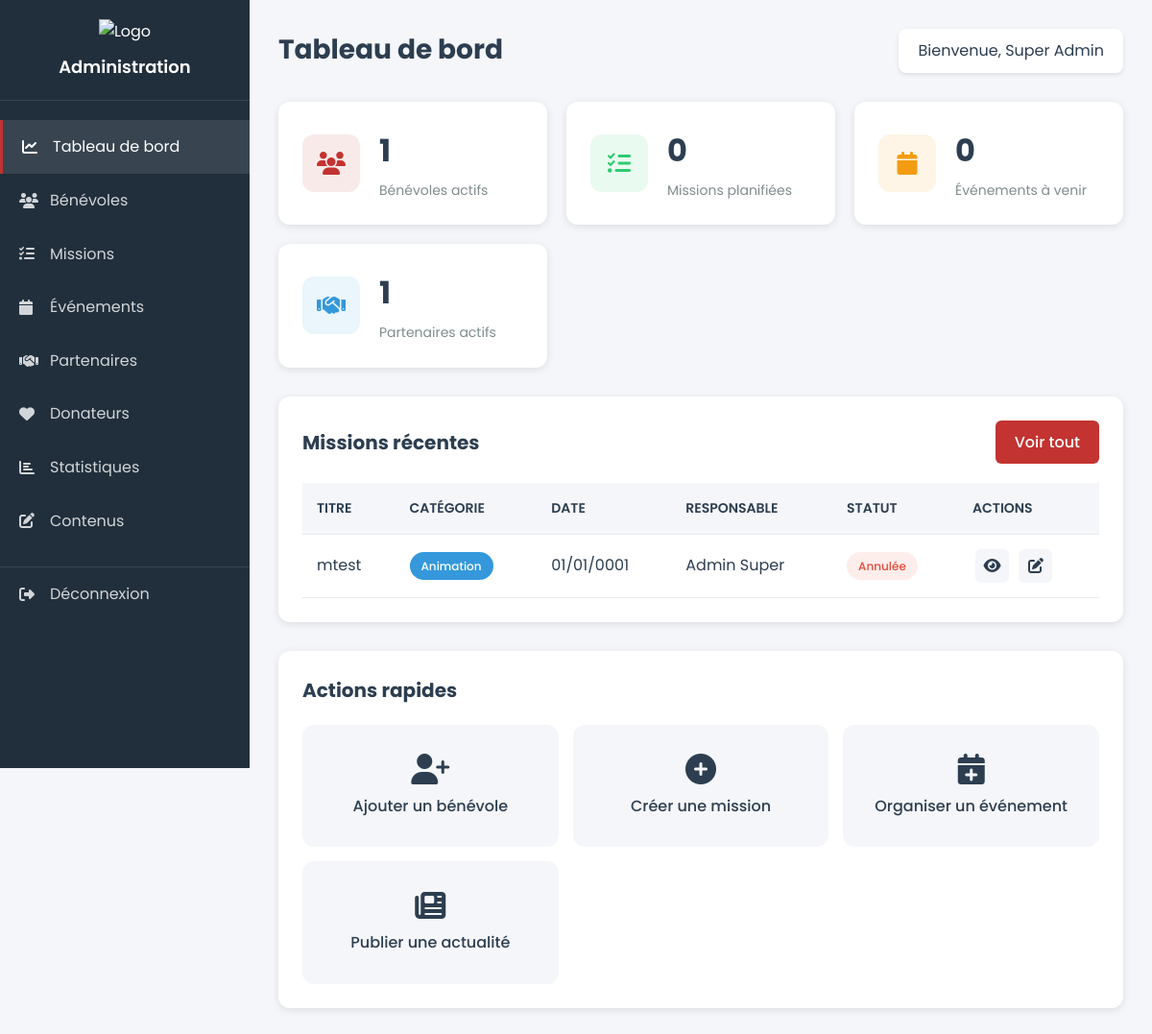
The page /admin/dashboard.php (signed in) on the database as committed earlier.
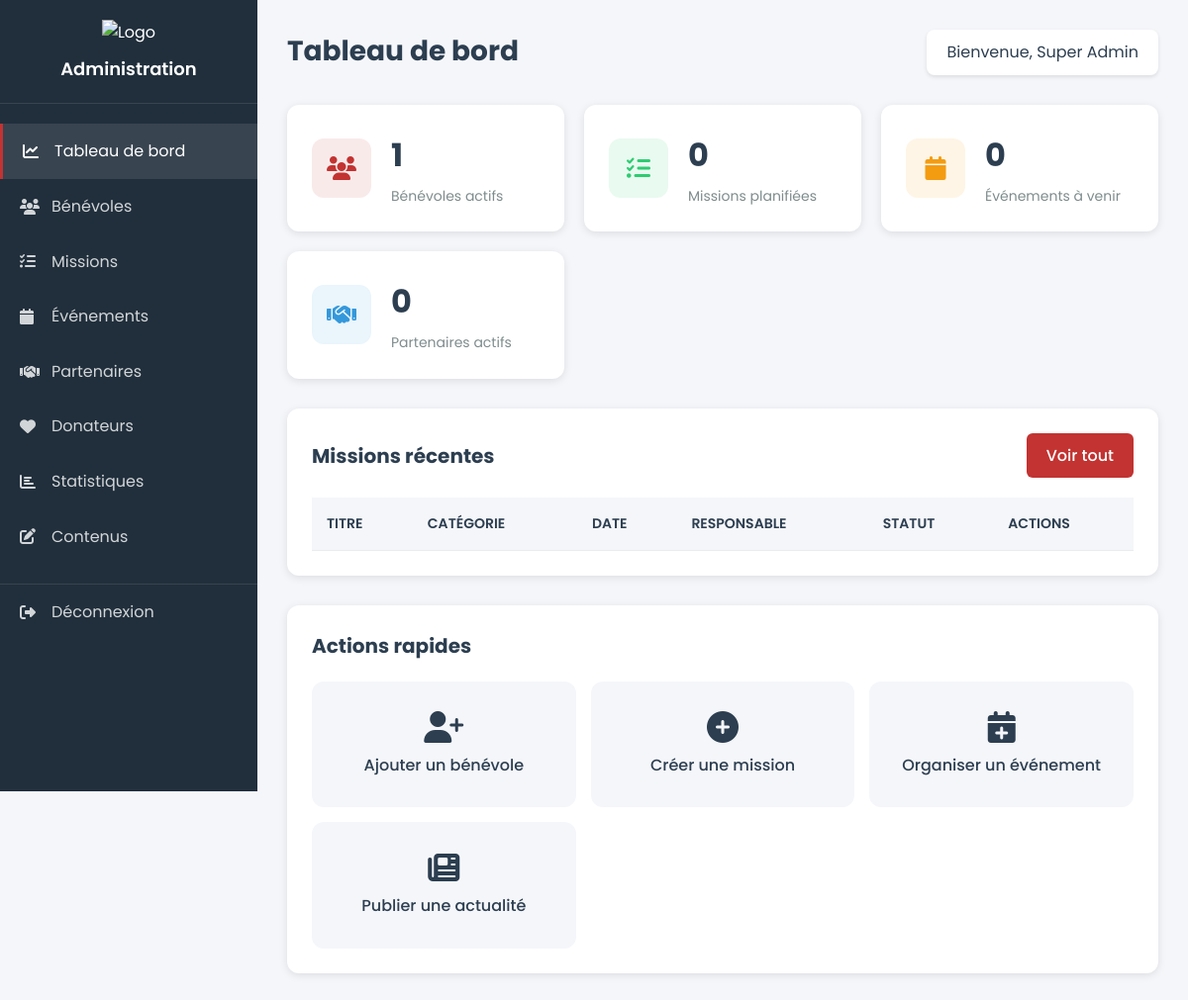
The same page on the database as committed later.
### tables this page shows
CREATE TABLE MISSIONS (
        IDMission INTEGER PRIMARY KEY AUTOINCREMENT,
        Titre TEXT NOT NULL,
        Description TEXT,
        DateMission DATE NOT NULL,
        HeureMission TIME NOT NULL,
        Lieu TEXT NOT NULL,
        NbBenevolesAttendu INTEGER DEFAULT 1,
        Statut TEXT DEFAULT 'Planifiée',
        DateCreation DATETIME DEFAULT CURRENT_TIMESTAMP,
        IDCategorie INTEGER NOT NULL,
        IDResponsable INTEGER NOT NULL,
        FOREIGN KEY (IDCategorie) REFERENCES CATEGORIE(IDCategorie),
        FOREIGN KEY (IDResponsable) REFERENCES RESPONSABLE(IDUtilisateur)
    );

CREATE TABLE CATEGORIE (
        IDCategorie INTEGER PRIMARY KEY AUTOINCREMENT,
        NomCategorie TEXT NOT NULL UNIQUE,
        Couleur TEXT DEFAULT '#3498db'
    );

### admin/dashboard.php (the view, shortened to what the changed rows need)
<?php
try {
    $db = new PDO('sqlite:' . __DIR__ . '/../database/arme_du_salut.db');
    $db->setAttribute(PDO::ATTR_ERRMODE, PDO::ERRMODE_EXCEPTION);
} catch(PDOException $e) {
    die('Erreur de connexion : ' . $e->getMessage());
}
$stats = [];
$stmt = $db->query("SELECT COUNT(*) as total FROM BENEVOLES WHERE Actif = 1");
$stats['benevoles_actifs'] = $stmt->fetch(PDO::FETCH_ASSOC)['total'];
$stmt = $db->query("SELECT COUNT(*) as total FROM MISSIONS WHERE Statut = 'Planifiée'");
$stats['missions_planifiees'] = $stmt->fetch(PDO::FETCH_ASSOC)['total'];
$stmt = $db->query("SELECT COUNT(*) as total FROM EVENEMENT WHERE DateEvenement >= date('now')");
$stats['evenements_avenir'] = $stmt->fetch(PDO::FETCH_ASSOC)['total'];
$stmt = $db->query("SELECT COUNT(*) as total FROM PARTENAIRE WHERE Actif = 1");
$stats['partenaires_actifs'] = $stmt->fetch(PDO::FETCH_ASSOC)['total'];
$stmt = $db->query("
    SELECT m.*, c.NomCategorie, u.Nom || ' ' || u.Prenom as Responsable
    FROM MISSIONS m
    LEFT JOIN CATEGORIE c ON m.IDCategorie = c.IDCategorie
    LEFT JOIN UTILISATEUR u ON m.IDResponsable = u.IDUtilisateur
    ORDER BY m.DateCreation DESC
    LIMIT 5
");
$missions_recentes = $stmt->fetchAll(PDO::FETCH_ASSOC);
include __DIR__ . '/components/admin_header.php';
?>
    <div class="admin-container">
        <div class="admin-content">
            <div class="content-header">
                <h1>Tableau de bord</h1>
            </div>
            <div class="stats-grid">
                <div class="stat-card stat-info">
                    <div class="stat-details">
                        <h3><?php echo $stats['partenaires_actifs']; ?></h3>
                        <p>Partenaires actifs</p>
                    </div>
                </div>
            </div>
            <div class="content-section">
                <div class="section-header">
                    <h2>Missions récentes</h2>
                </div>
                <div class="table-responsive">
                    <table class="admin-table">
                        <thead>
                        <tr>
                            <th>Titre</th>
                            <th>Catégorie</th>
                            <th>Date</th>
                            <th>Responsable</th>
                            <th>Statut</th>
                            <th>Actions</th>
                        </tr>
                        </thead>
                        <tbody>
                        <?php foreach ($missions_recentes as $mission): ?>
                            <tr>
                                <td><?php echo htmlspecialchars($mission['Titre']); ?></td>
                                <td>
                                    <span class="badge"><?php echo htmlspecialchars($mission['NomCategorie']); ?></span>
                                </td>
                                <td><?php echo date('d/m/Y', strtotime($mission['DateMission'])); ?></td>
                                <td><?php echo htmlspecialchars($mission['Responsable']); ?></td>
                                <td>
                                <span class="status-badge status-<?php echo strtolower($mission['Statut']); ?>">
                                    <?php echo htmlspecialchars($mission['Statut']); ?>
                                </span>
                                </td>
                                <td>
                                    <a href="/admin/missions_detail.php?id=<?php echo $mission['IDMission']; ?>" class="btn-icon" title="Voir">
                                        <i class="fas fa-eye"></i>
                                    </a>
                                    <a href="/admin/missions_edit.php?id=<?php echo $mission['IDMission']; ?>" class="btn-icon" title="Modifier">
                                        <i class="fas fa-edit"></i>
                                    </a>
                                </td>
                            </tr>
                        <?php endforeach; ?>
                        </tbody>
                    </table>
                </div>
            </div>
            <div class="quick-actions">
                <h2>Actions rapides</h2>
            </div>
        </div>
    </div>
<?php include __DIR__ . '/components/admin_footer.php'; ?>

Rows that differ between the two databases and show on the page:
removed missions: Titre "mtest", IDCategorie.NomCategorie "Animation", DateMission "01/01/0001", Responsable "Admin Super", Statut "Annulée"
Other text that changed with them:
$stats['partenaires_actifs']: "1" → "0"
